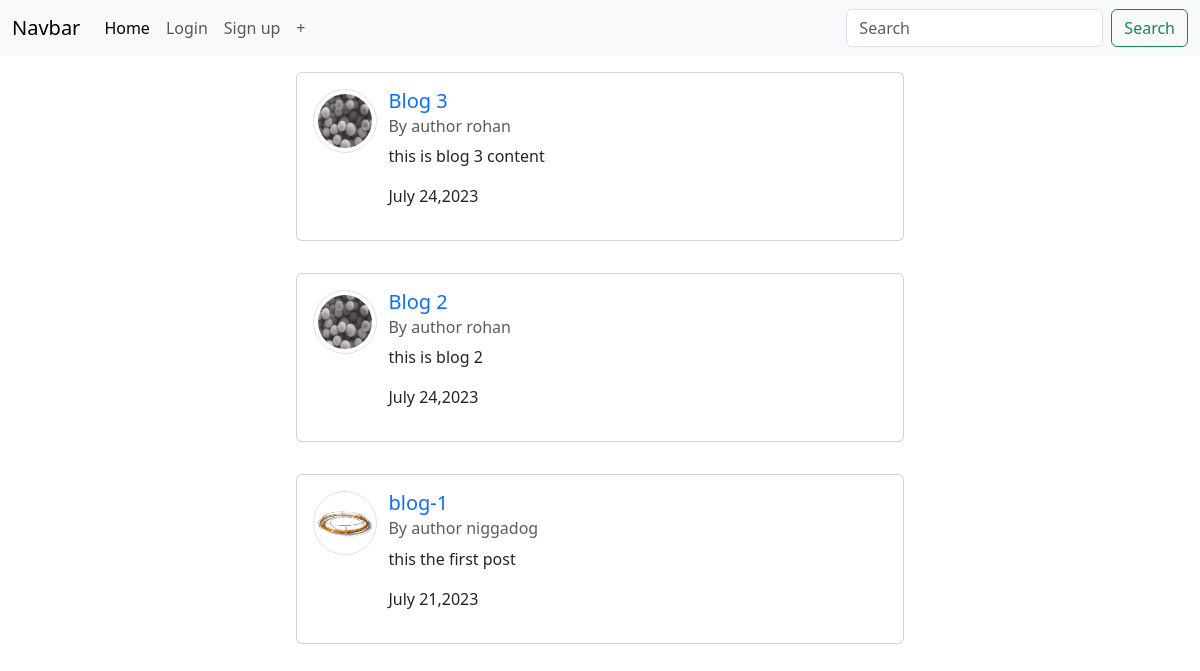
The app's page /, older data.
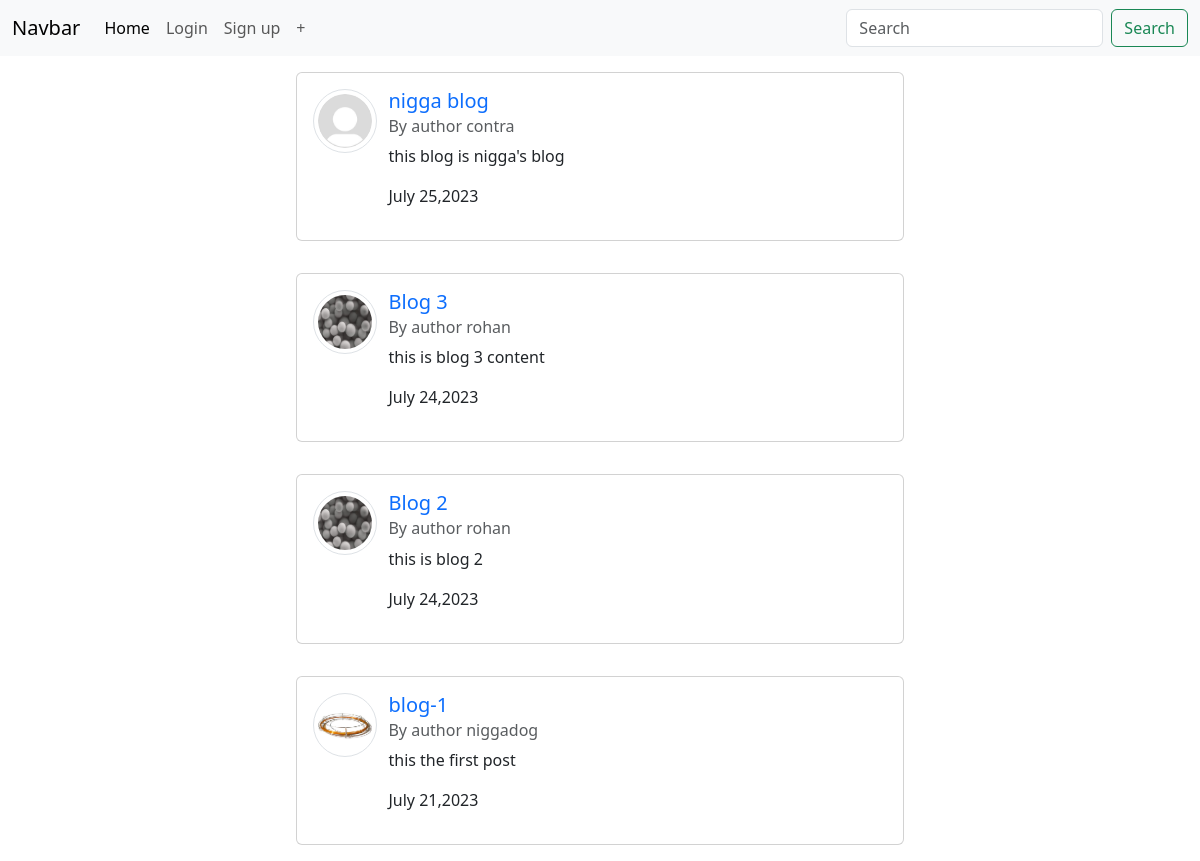
The same page, newer data.
### blog/models.py (models this page shows, shortened)
class post(models.Model):
    title = models.CharField(max_length=50)
    content =models.CharField(max_length=500)
    author = models.ForeignKey(User , on_delete=models.CASCADE)
    date = models.DateTimeField(default= timezone.now)

### users/models.py (models this page shows, shortened)
class Profile (models.Model):
    user=models.OneToOneField(User, on_delete=models.CASCADE)
    image = models.ImageField(default ='default.jpg', upload_to='profile_pics')

### blog/views.py (the view)
# urls.py: path("", PostListView.as_view(), name="home"),
class PostListView(ListView):
    model = post
    template_name ='home.html'
    context_object_name ='posts'
    ordering = ['-date']

### templates/home.html
{% extends 'index.html' %}
{% block body %}
{% for posts in posts %}
<div style="display: flex;flex-direction: column; max-width :80% ;">
<div class="c" style="display:flex; ;align-items:center;justify-content: center; align-items:center; margin: 2.5%;">
<div class="card" style="width: 50rem; display:flex;">
  <div class="card-body" style="display:flex">
    <img class="rounded-circle img-thumbnail" style="height:64px; width:64px"src="{{posts.author.profile.image.url}}">
    <div style="display: flex; flex-direction: column; margin-left: 2%;">
    <h5 class="card-title"><a style="text-decoration: none;" href="{%url 'post-detail' posts.id %}">{{posts.title}}</a></h5>
    <h6 class="card-subtitle mb-2 text-body-secondary">By author {{posts.author}}</h6>
    <p class="card-text">{{posts.content}}</p>
    <p class="">{{posts.date|date:"F d,Y"}}</p>
  </div>
  </div>
</div>
</div>
</div>
{% endfor %}
{% endblock body %}

Row changes from the older to the newer data that the page shows:
added post: author.profile.image (placeholder picture), title "nigga blog", author "contra", content "this blog is nigga's blog", date "July 25,2023"
